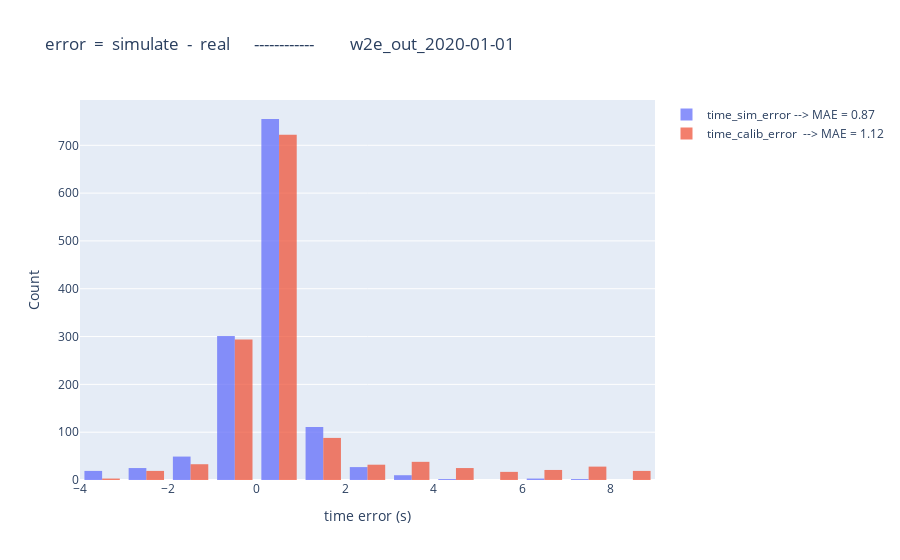

Notebook source saved alongside this figure:
### Code cell
import plotly.graph_objects as go

fig = go.Figure()

xbins=dict(
        start=-4,  # Bin start
        end=11,    # Bin end
        size=1    # Bin size (width of each bin)
    )
sim_MAE = round(abs(compare_df['time_sim_error']).mean(),2)
calib_MAE = round(abs(compare_df['time_calib_error']).mean(),2)

fig.add_trace(go.Histogram(x=compare_df['time_sim_error'], name=f"time_sim_error --> MAE = {sim_MAE}", opacity=0.75, xbins=xbins))
fig.add_trace(go.Histogram(x=compare_df['time_calib_error'], name=f"time_calib_error  --> MAE = {calib_MAE}", opacity=0.75, xbins=xbins))

fig.update_layout(
    barmode='group',  # Use 'overlay' if you want stacked look
    xaxis_title='time error (s)',
    yaxis_title='Count',
    title=f"error  =  simulate  -  real      ------------         {postfix}"
)

fig.show()
fig.write_html(f"diagram/hist_time_error_{postfix}_new.html")

### Figure 1 — Plotly figure (JSON) as saved in the notebook; plotly's stock layout.template omitted (floating-point values rounded to 4 significant figures; data arrays with more than 128 entries replaced by an {"elided": "..."} marker saying what was removed)
{"data": [{"name": "time_sim_error --> MAE = 0.87", "opacity": 0.75, "type": "histogram", "x": {"elided": "1358 float values"}, "xbins": {"end": 11, "size": 1, "start": -4}}, {"name": "time_calib_error  --> MAE = 1.12", "opacity": 0.75, "type": "histogram", "x": {"elided": "1358 float values"}, "xbins": {"end": 11, "size": 1, "start": -4}}], "layout": {"barmode": "group", "title": {"text": "error  =  simulate  -  real      ------------         w2e_out_2020-01-01"}, "xaxis": {"title": {"text": "time error (s)"}}, "yaxis": {"title": {"text": "Count"}}}}
